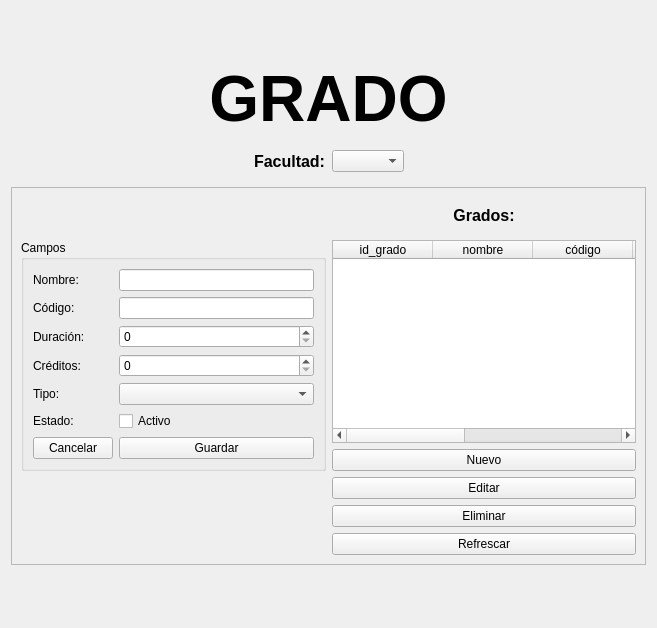
<?xml version="1.0" encoding="UTF-8"?>
<ui version="4.0">
 <class>Form</class>
 <widget class="QWidget" name="Form">
  <property name="geometry">
   <rect>
    <x>0</x>
    <y>0</y>
    <width>657</width>
    <height>628</height>
   </rect>
  </property>
  <property name="windowTitle">
   <string>Form</string>
  </property>
  <layout class="QVBoxLayout" name="verticalLayout">
   <item>
    <spacer name="verticalSpacer_4">
     <property name="orientation">
      <enum>Qt::Orientation::Vertical</enum>
     </property>
     <property name="sizeHint" stdset="0">
      <size>
       <width>20</width>
       <height>40</height>
      </size>
     </property>
    </spacer>
   </item>
   <item>
    <widget class="QLabel" name="lblgrado">
     <property name="font">
      <font>
       <pointsize>48</pointsize>
       <bold>true</bold>
      </font>
     </property>
     <property name="text">
      <string>GRADO</string>
     </property>
     <property name="alignment">
      <set>Qt::AlignmentFlag::AlignCenter</set>
     </property>
    </widget>
   </item>
   <item>
    <widget class="QWidget" name="widget" native="true">
     <layout class="QGridLayout" name="gridLayout_2">
      <item row="0" column="1">
       <widget class="QLabel" name="label_2">
        <property name="font">
         <font>
          <pointsize>12</pointsize>
          <bold>true</bold>
         </font>
        </property>
        <property name="text">
         <string>Facultad:</string>
        </property>
       </widget>
      </item>
      <item row="0" column="0">
       <spacer name="horizontalSpacer">
        <property name="orientation">
         <enum>Qt::Orientation::Horizontal</enum>
        </property>
        <property name="sizeHint" stdset="0">
         <size>
          <width>40</width>
          <height>20</height>
         </size>
        </property>
       </spacer>
      </item>
      <item row="0" column="2">
       <widget class="QComboBox" name="cb_facultad">
        <property name="maximumSize">
         <size>
          <width>200</width>
          <height>200</height>
         </size>
        </property>
       </widget>
      </item>
      <item row="0" column="3">
       <spacer name="horizontalSpacer_2">
        <property name="orientation">
         <enum>Qt::Orientation::Horizontal</enum>
        </property>
        <property name="sizeHint" stdset="0">
         <size>
          <width>40</width>
          <height>20</height>
         </size>
        </property>
       </spacer>
      </item>
     </layout>
    </widget>
   </item>
   <item>
    <widget class="QFrame" name="frame_3">
     <property name="frameShape">
      <enum>QFrame::Shape::StyledPanel</enum>
     </property>
     <property name="frameShadow">
      <enum>QFrame::Shadow::Raised</enum>
     </property>
     <layout class="QGridLayout" name="gridLayout">
      <item row="2" column="5">
       <widget class="QPushButton" name="btn_nuevo">
        <property name="maximumSize">
         <size>
          <width>100000</width>
          <height>16777215</height>
         </size>
        </property>
        <property name="text">
         <string>Nuevo</string>
        </property>
       </widget>
      </item>
      <item row="4" column="5">
       <widget class="QPushButton" name="btn_eliminar">
        <property name="text">
         <string>Eliminar</string>
        </property>
       </widget>
      </item>
      <item row="1" column="5">
       <widget class="QTableWidget" name="tbl_grados">
        <column>
         <property name="text">
          <string>id_grado</string>
         </property>
        </column>
        <column>
         <property name="text">
          <string>nombre</string>
         </property>
        </column>
        <column>
         <property name="text">
          <string>código</string>
         </property>
        </column>
        <column>
         <property name="text">
          <string>duracion (años)</string>
         </property>
        </column>
        <column>
         <property name="text">
          <string>créditos</string>
         </property>
        </column>
        <column>
         <property name="text">
          <string>tipo</string>
         </property>
        </column>
        <column>
         <property name="text">
          <string>estado</string>
         </property>
        </column>
       </widget>
      </item>
      <item row="1" column="1" rowspan="2">
       <widget class="QGroupBox" name="grp_formulario">
        <property name="minimumSize">
         <size>
          <width>200</width>
          <height>200</height>
         </size>
        </property>
        <property name="title">
         <string>Campos</string>
        </property>
        <layout class="QFormLayout" name="formLayout_2">
         <item row="0" column="0">
          <widget class="QLabel" name="label_4">
           <property name="text">
            <string>Nombre:</string>
           </property>
          </widget>
         </item>
         <item row="0" column="1">
          <widget class="QLineEdit" name="txt_nombre"/>
         </item>
         <item row="1" column="0">
          <widget class="QLabel" name="label_5">
           <property name="text">
            <string>Código:</string>
           </property>
          </widget>
         </item>
         <item row="2" column="0">
          <widget class="QLabel" name="label_7">
           <property name="text">
            <string>Duración:</string>
           </property>
          </widget>
         </item>
         <item row="3" column="0">
          <widget class="QLabel" name="label_8">
           <property name="text">
            <string>Créditos:</string>
           </property>
          </widget>
         </item>
         <item row="4" column="0">
          <widget class="QLabel" name="label_6">
           <property name="text">
            <string>Tipo:</string>
           </property>
          </widget>
         </item>
         <item row="5" column="0">
          <widget class="QLabel" name="label_9">
           <property name="text">
            <string>Estado:</string>
           </property>
          </widget>
         </item>
         <item row="1" column="1">
          <widget class="QLineEdit" name="txt_codigo"/>
         </item>
         <item row="2" column="1">
          <widget class="QSpinBox" name="sp_duracion"/>
         </item>
         <item row="3" column="1">
          <widget class="QSpinBox" name="sp_creditos"/>
         </item>
         <item row="4" column="1">
          <widget class="QComboBox" name="cb_tipo"/>
         </item>
         <item row="5" column="1">
          <widget class="QCheckBox" name="chk_activo">
           <property name="text">
            <string>Activo</string>
           </property>
          </widget>
         </item>
         <item row="7" column="1">
          <widget class="QPushButton" name="btn_guardar">
           <property name="text">
            <string>Guardar</string>
           </property>
          </widget>
         </item>
         <item row="7" column="0">
          <widget class="QPushButton" name="btn_cancelar">
           <property name="text">
            <string>Cancelar</string>
           </property>
          </widget>
         </item>
        </layout>
       </widget>
      </item>
      <item row="5" column="5">
       <widget class="QPushButton" name="btn_refrescar">
        <property name="text">
         <string>Refrescar</string>
        </property>
       </widget>
      </item>
      <item row="3" column="5">
       <widget class="QPushButton" name="btn_editar">
        <property name="text">
         <string>Editar</string>
        </property>
       </widget>
      </item>
      <item row="0" column="5">
       <widget class="QWidget" name="widget_2" native="true">
        <layout class="QGridLayout" name="gridLayout_3">
         <item row="0" column="0">
          <widget class="QLabel" name="label_3">
           <property name="maximumSize">
            <size>
             <width>100</width>
             <height>16777215</height>
            </size>
           </property>
           <property name="font">
            <font>
             <pointsize>12</pointsize>
             <bold>true</bold>
            </font>
           </property>
           <property name="text">
            <string>Grados:</string>
           </property>
           <property name="alignment">
            <set>Qt::AlignmentFlag::AlignHCenter|Qt::AlignmentFlag::AlignTop</set>
           </property>
          </widget>
         </item>
        </layout>
       </widget>
      </item>
     </layout>
    </widget>
   </item>
   <item>
    <spacer name="verticalSpacer_3">
     <property name="orientation">
      <enum>Qt::Orientation::Vertical</enum>
     </property>
     <property name="sizeHint" stdset="0">
      <size>
       <width>20</width>
       <height>40</height>
      </size>
     </property>
    </spacer>
   </item>
  </layout>
 </widget>
 <resources/>
 <connections/>
</ui>
